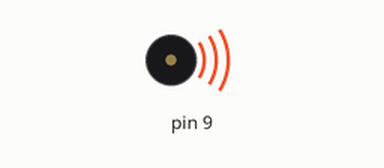
This sketch was run on a simulated Arduino Uno, built with avr-gcc and run on an emulated ATmega328P. On the bench: buzzer (waves = sounding).

Above: at 0.5 s.
At 4.7 s:
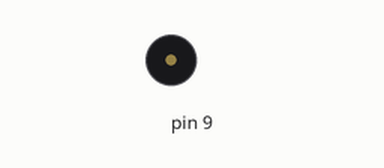
Timing chart, 0 to 5.8 s (numbered marks = the images above):
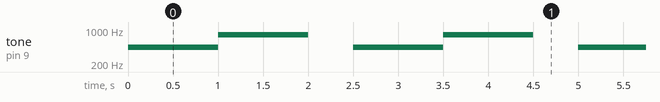

The sketch:

Nov28_tone_V0.ino
```cpp
void setup() {
  // put your setup code here, to run once:

}

void loop() {
  // put your main code here, to run repeatedly:
  // Min hertz is 40, max hertz is 10,000
  tone(9, 440);
  delay(1000);

  tone(9, 800);
  delay(1000);

  noTone(9);
  delay(500);

}
```

Measured:
- by itself, tone on pin 9: repeats every 2.5 s: 800 Hz 1.0 s, silent 0.50 s, 440 Hz 1.0 s
